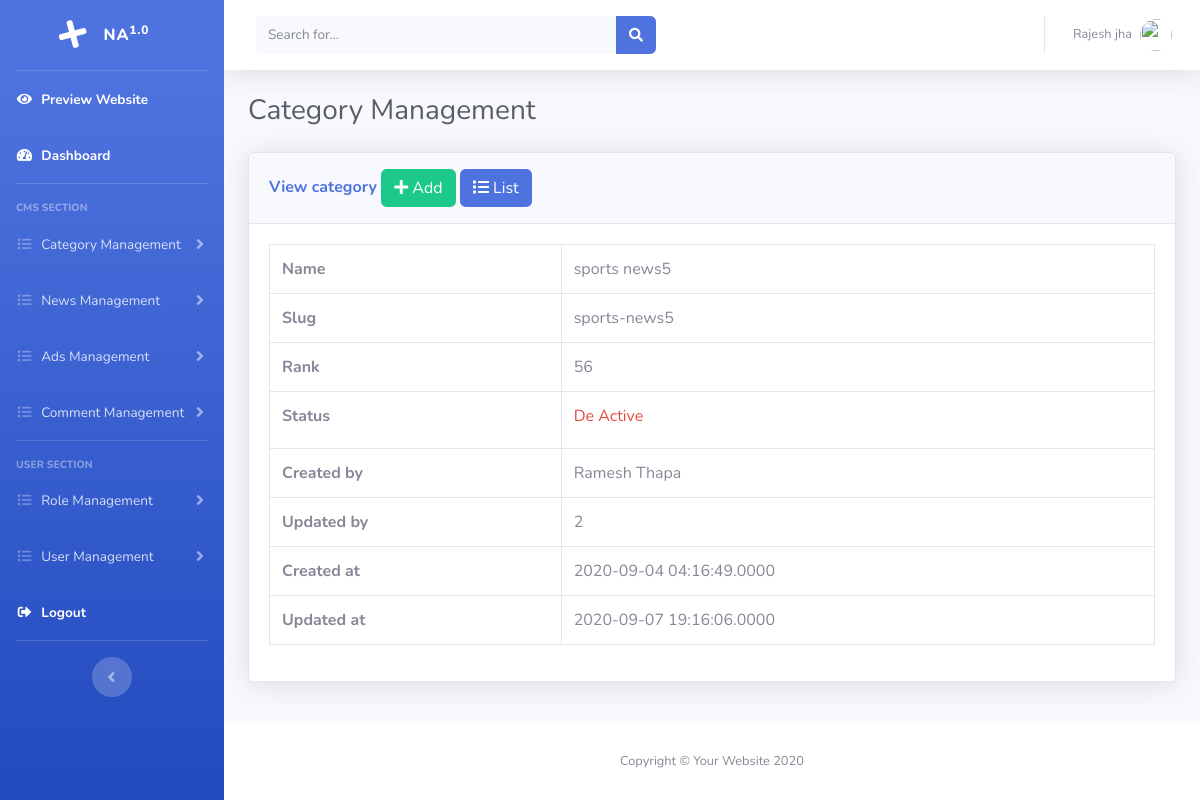
Page /admin/view_category.php?id=1 (signed in) on the committed database.
### tables this page shows
CREATE TABLE `tbl_categories` (
  `id` int(10) NOT NULL,
  `name` varchar(30) NOT NULL,
  `slug` varchar(30) NOT NULL,
  `rank` int(20) NOT NULL,
  `status` tinyint(1) NOT NULL,
  `created_by` int(20) NOT NULL,
  `updated_by` int(20) DEFAULT NULL,
  `created_at` datetime(4) NOT NULL,
  `updated_at` datetime(4) DEFAULT NULL
);

CREATE TABLE `tbl_users` (
  `id` int(10) NOT NULL,
  `name` varchar(30) NOT NULL,
  `email` varchar(30) NOT NULL,
  `username` varchar(20) NOT NULL,
  `password` varchar(30) NOT NULL,
  `last_login` date DEFAULT NULL,
  `image` varchar(500) DEFAULT NULL,
  `status` tinyint(1) NOT NULL DEFAULT 0,
  `role_id` int(10) NOT NULL
);

### admin/object.php (called while the page is built, shortened)
<?php
require_once "libs/category.class.php";
$category = new category();
?>

### admin/libs/category.class.php (called while the page is built, shortened)
<?php
require_once "common.class.php";
class category extends common{
	protected $id,$name,$slug,$rank,$status,$created_by,$updated_by,$created_at,$updated_at;
	function getCategoryById(){
		$sql = "select c.* ,u.name as uname from tbl_categories as c join tbl_users as u on c.created_by=u.id where c.id='$this->id'";
		return $this->select($sql);
	}
}
?>

### admin/libs/common.class.php (called while the page is built, shortened)
<?php
abstract class common{
    protected $connection;
	function connect(){
		$this->connection = new mysqli('localhost','root','','news_website');
	}
	function select($query){
		$result = $this->connection->query($query);
		$data = [];
		if ($result->num_rows > 0 ){
			while ($d = $result->fetch_object()){
				array_push($data,$d);
			}
		}
		return $data;
	}
}
?>

### admin/view_category.php (the view, shortened to what this page needs)
<?php
require_once "header.php";
if (isset($_GET['id'])){
	$category->set('id',$_GET['id']);
	$data = $category->getCategoryById();
} else{
  header('location:list_category.php');
}
?>
          <h1 class="h3 mb-4 text-gray-800">Category Management</h1>
          <div class="row">
	<div class="col-lg-12">
		<div class="card shadow mb-4">
			<div class="card-header py-3">
				<h6 class="m-0 font-weight-bold text-primary">View category
				<a href="add_category.php" class="btn btn-success"><i class="fas fa-plus"></i> Add</a>
				 <a href="list_category.php" class="btn btn-primary"><i class="fas fa-list"></i> List</a>
				</h6>
			</div>
			<div class="card-body">
				<table class="table table-bordered">
					<tr>
						<th>Name</th>
						<td><?php echo $data[0]->name ?></td>
					</tr>
					<tr>
						<th>Slug</th>
						<td><?php echo $data[0]->slug ?></td>
					</tr>
					<tr>
						<th>Rank</th>
						<td><?php echo $data[0]->rank ?></td>
					</tr>
					<tr>
						<th>Status</th>
						<td>
								<?php if($data[0]->status){ ?>
									<label class="text text-success">Active</label>
								<?php } else{ ?>
									<label class="text text-danger">De Active</label>
								<?php } ?>
						</td>
					</tr>
					<tr>
						<th>Created by</th>
						<td><?php echo $data[0]->uname ?></td>
					</tr>
					<tr>
						<th>Updated by</th>
						<td><?php echo $data[0]->updated_by ?></td>
					</tr>
					<tr>
						<th>Created at</th>
						<td><?php echo $data[0]->created_at ?></td>
					</tr>
					<tr>
						<th>Updated at</th>
						<td><?php echo $data[0]->updated_at ?></td>
					</tr>
				</table>
			</div>
		</div>
	</div>
</div>
<?php require_once "footer.php"; ?>

### rows in the picture
tbl_categories: name "sports news5", slug "sports-news5", rank "56", created_by.name "Ramesh Thapa", updated_by "2", created_at "2020-09-04 04:16:49.0000", updated_at "2020-09-07 19:16:06.0000"

### other values in the picture
$_SESSION['name'] "Rajesh jha"
